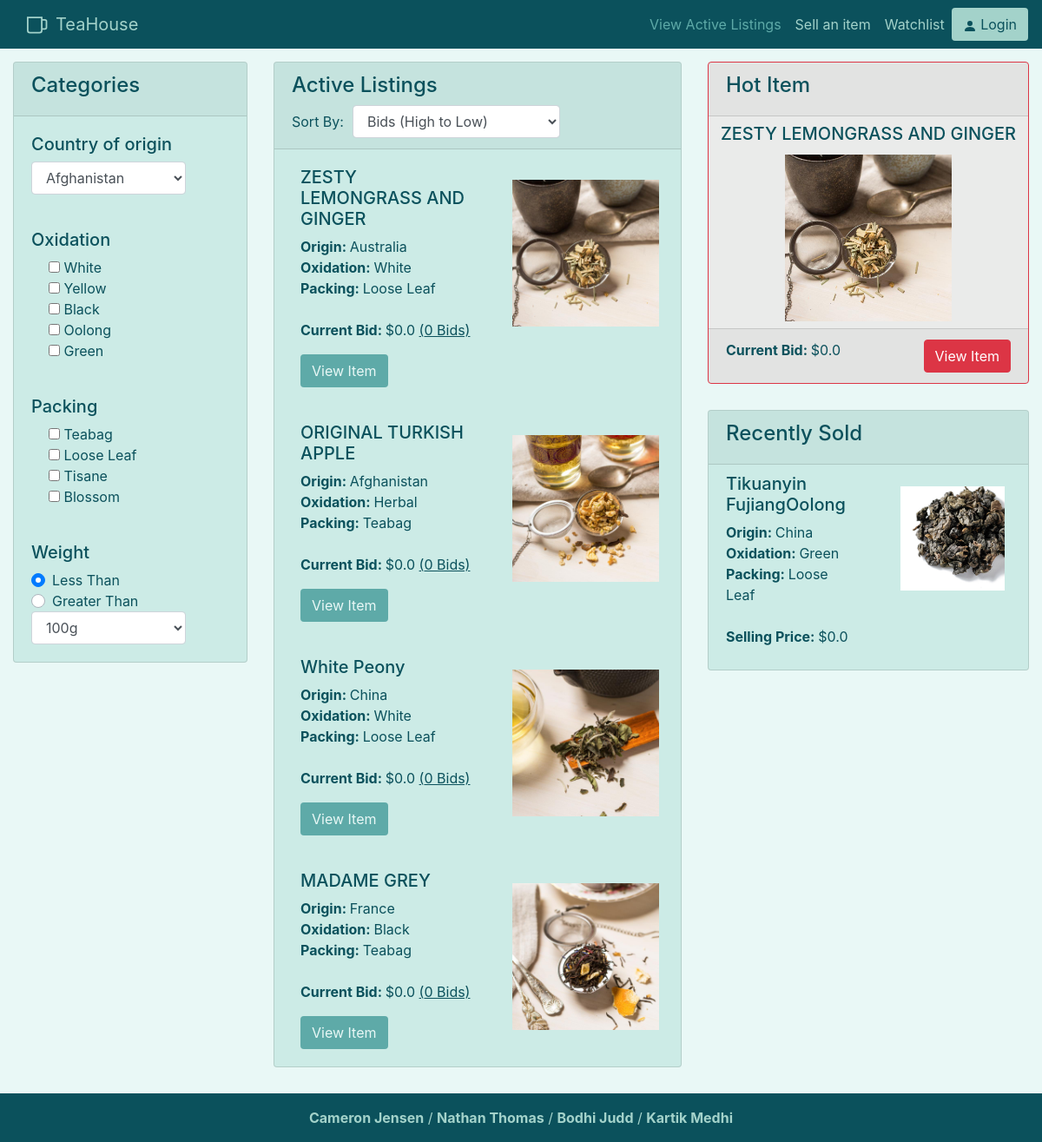
The page / on the database its author committed.
### auction/models.py (models this page shows)
class auctionListing(db.Model):
    __tablename__ = 'auctionListing'
    __table_args__ = {'extend_existing': True}
    id = db.Column(db.Integer, primary_key=True)
    user_id = db.Column(db.Integer, db.ForeignKey('users.id'), nullable=False)
    start_time = db.Column(db.DateTime, default=datetime.now(), nullable=False)
    end_time = db.Column(db.DateTime, nullable=False)
    starting_bid = db.Column(db.Float, nullable=False) #make 0 minimum
    current_bid = db.Column(db.Float, nullable=False) #same as above
    photos_url = db.Column(db.String())
    description = db.Column(db.String(255))
    weight = db.Column(db.Float, nullable=False)
    title = db.Column(db.String(100), nullable=False)
    tea_name = db.Column(db.String(60), nullable=False)
    origin_country = db.Column(db.String(60), nullable=False)
    oxidation = db.Column(db.String(60), nullable=False)
    packing = db.Column(db.String(60), nullable=False)
    bid_status = db.Column(db.Integer, nullable=False)
    highest_bid = db.Column(db.Float, nullable=False)
    total_bids = db.Column(db.Integer, nullable=False)

### auction/views.py (the view)
@bp.route('/')
def index():
    auctionItems = auctionListing.query.filter_by(bid_status = 1).order_by(desc(auctionListing.start_time))
    hotItem = auctionItems.order_by(desc(auctionListing.total_bids)).first()
    recentlySold = auctionListing.query.filter_by(bid_status = 0).order_by(desc(auctionListing.end_time)).first()
    return render_template('index.html', items = auctionItems, hotItem = hotItem, recentlySold = recentlySold)

### auction/templates/index.html (shortened to what this page needs)
{% extends 'base.html' %}
{% block content %}
    <div style="margin:auto;padding-top:15px" class="row">
        <div class="col-lg-3">
            <div class="card">
                <div class="card-header">
                    <h4>Categories</h4>
                </div>
                <div id="categories" class="row">
                    <div class="col-lg-10">
                        <article class="card-group-item">
                            <div class="card-body">
                                <h5>Country of origin</h5>
                                <select id="originInput" name="originInput" class="form-control">
                                    <option value="1">Afghanistan</option>
                                </select>
                            </div>
                        </article>
                    </div>
                    <div class="col-lg-10">
                        <article class="card-group-item">
                            <div class="card-body">
                                <h5>Oxidation</h5>
                                <div class="formCheck">
                                    <input type="checkbox" id="WhiteFilter">
                                    <label class="form-check-label" for="WhiteFilter">White</label>
                                </div>
                                <div class="formCheck">
                                    <input type="checkbox" id="YellowFilter">
                                    <label class="form-check-label" for="YellowFilter">Yellow</label>
                                </div>
                                <div class="formCheck">
                                    <input type="checkbox" id="BlackFilter">
                                    <label class="form-check-label" for="BlackFilter">Black</label>
                                </div>
                                <div class="formCheck">
                                    <input type="checkbox" id="OolongFilter">
                                    <label class="form-check-label" for="OolongFilter">Oolong</label>
                                </div>
                                <div class="formCheck">
                                    <input type="checkbox" id="GreenFilter">
                                    <label class="form-check-label" for="GreenFilter">Green</label>
                                </div>
                            </div>
                        </article>
                    </div>
                    <div class="col-lg-10">
                        <article class="card-group-item">
                            <div class="card-body">
                                <h5>Packing</h5>
                                <div class="formCheck">
                                    <input type="checkbox" id="bagFilter">
                                    <label class="form-check-label" for="bagFilter">Teabag</label>
                                </div>
                                <div class="formCheck">
                                    <input type="checkbox" id="looseFilter">
                                    <label class="form-check-label" for="looseFilter">Loose Leaf</label>
                                </div>
                                <div class="formCheck">
                                    <input type="checkbox" id="TisaneFilter">
                                    <label class="form-check-label" for="TisaneFilter">Tisane</label>
                                </div>
                                <div class="formCheck">
                                    <input type="checkbox" id="BlossomFilter">
                                    <label class="form-check-label" for="BlossomFilter">Blossom</label>
                                </div>
                            </div>
                        </article>
                    </div>
                    <div class="col-lg-10">
                        <article class="card-group-item">
                            <div class="card-body">
                                <h5>Weight</h5>
                                <div class="custom-control custom-radio">
                                    <label class="custom-control-label" for="customRadio1">Less Than</label>
                                </div>
                                <div class="custom-control custom-radio">
                                    <label class="custom-control-label" for="customRadio2">Greater Than</label>
                                </div>
                                <select class="form-control">
                                    <option>100g</option>
                                </select>
                            </div>
                        </article>
                    </div>
                </div>
            </div>
            <div style="height: 30px;"></div>
        </div>
        <div class="col-lg-5">
            <div class="listing card">
                <div class="card-header">
                    <h4>Active Listings </h4>
                    <form class="form-inline">
                        <label style="padding-right:10px;" for="sortBy">Sort By:</label>
                        <select style="width: auto" id="sortBy" name="sortBy" class="form-control">
                            <option value="1">Bids (High to Low)</option>
                        </select>
                    </form>
                </div>
                {% for item in items %}
                <div class="card-block listed-item">
                    <div class="row">
                        <div class="col">
                            <h5>{{item.title}}</h5>
                            <p><strong>Origin: </strong>{{item.origin_country}}<br>
                                <strong>Oxidation: </strong>{{item.oxidation}}<br>
                                <strong>Packing: </strong>{{item.packing}}<br><br>
                                <strong>Current Bid: </strong>${{item.current_bid}} <u>({{item.total_bids}} Bids)</u>
                            </p>
                            <a href="/tea/{{item.id}}" class="btn btn-default item-btn">View Item</a>
                        </div>
                        <div class="col">
                            <img class="product-img" src="{{item.photos_url}}">
                        </div>
                    </div>
                </div>
                {% endfor %}
            </div>
            <div style="height: 30px;"></div>
        </div>
        <div class="col-sm">
            <div class="hot card border-danger">
                <div class="card-header">
                    <h4>Hot Item</h4>
                </div>
                <h5 class="hot-title card-title">{{hotItem.title}}</h5>
                <img src="{{hotItem.photos_url}}" class="card-img-bottom" alt="{{hotItem.title}}">
                <div class="card-footer">
                    <span><b>Current Bid: </b>${{hotItem.current_bid}} </span><a href="/tea/{{hotItem.id}}" class="hotbtn btn btn-danger">View Item</a>
                </div>
            </div>
            <div style="height: 30px;"></div>
            <div class="recent card">
                <div class="card-header">
                    <h4>Recently Sold</h4>
                </div>
                <div class="card-block recent-item">
                    <div class="row">
                        <div class="col-6">
                            <h5>{{recentlySold.title}}</h5>
                            <p><strong>Origin: </strong>{{recentlySold.origin_country}}<br>
                                <strong>Oxidation: </strong>{{recentlySold.oxidation}}<br>
                                <strong>Packing: </strong>{{recentlySold.packing}}<br><br>
                                <strong>Selling Price: </strong>${{recentlySold.current_bid}}
                            </p>
                        </div>
                        <div class="col">
                            <img class="product-img recent-img" src="{{recentlySold.photos_url}}">
                        </div>
                    </div>
                </div>
            </div>
        </div>
    </div>
{% endblock %}

### auction/templates/base.html (shortened to what this page needs)
<!doctype html>
<html lang="en">
<head>
    <link rel="stylesheet" href="https://stackpath.bootstrapcdn.com/bootstrap/4.5.2/css/bootstrap.min.css"
>
    <link rel="stylesheet" href="{{ url_for('static', filename='css/style.css') }}">
</head>
<body>
    <nav class="navbar sticky-top navbar-expand-lg navbar-custom">
        <img src="/static/image/teacup.svg">
        <a class="navbar-brand" href="/">TeaHouse</a>
        <div class="collapse navbar-collapse" id="navbarSupportedContent">
            <ul class="navbar-nav ml-auto">
                <li class="nav-item active">
                    <a class="nav-link" href="/">View Active Listings<span class="sr-only">(current)</span></a>
                </li>
                <li class="nav-item">
                    <a class="nav-link" href="/tea/sell">Sell an item</a>
                </li>
                <li class="nav-item">
                    <a class="nav-link" href="/watchlist">Watchlist</a>
                </li>
            {% if current_user.is_authenticated %}
                <li class="nav-item">
                    <a class="nav-link" href="/profile">Profile</a>
                </li>
            </ul>
            <a href="/logout" class="btn btn-default"><span><svg width="1em" height="1em" viewBox="0 0 16 16"
                class="bi bi-person-fill" fill="var(--dark)" xmlns="http://www.w3.org/2000/svg">
                <path fill-rule="evenodd"
                    d="M3 14s-1 0-1-1 1-4 6-4 6 3 6 4-1 1-1 1H3zm5-6a3 3 0 1 0 0-6 3 3 0 0 0 0 6z" />
            </svg></span> Logout
            {% else %}
            </ul>
            <a href="/login" class="btn btn-default"><span><svg width="1em" height="1em" viewBox="0 0 16 16"
                class="bi bi-person-fill" fill="var(--dark)" xmlns="http://www.w3.org/2000/svg">
                <path fill-rule="evenodd"
                    d="M3 14s-1 0-1-1 1-4 6-4 6 3 6 4-1 1-1 1H3zm5-6a3 3 0 1 0 0-6 3 3 0 0 0 0 6z" />
            </svg></span> Login
            {% endif %}
            </a>
        </div>
    </nav>
    {% block content %}
    {% endblock %}
    <footer class="footer">
        <div class="footbar text-center py-3"><b>Cameron Jensen</b> / <b>Nathan Thomas</b> / <b>Bodhi Judd</b> / <b>Kartik Medhi</b>
        </div>
    </footer>
</body>
</html>

### auction/static/css/style.css (style rules this page uses)
:root { --main: #5eaaa8; --light: #a3d2ca; --cardcol: #ccebe6; --dark: #0b515c; --darker: #03323a; --beige: #e8ded2; --lighter: #e9f8f6; }
body { background-color: var(--lighter); }
.btn-default { background-color: var(--light); color: var(--dark); }
.item-btn { background-color: var(--main) !important; color: var(--lighter) !important; }
.navbar-custom { background-color: var(--dark); }
.navbar-custom .navbar-brand, .navbar-custom .navbar-text ,.nav-link { color: var(--light); }
.navbar-custom .nav-item.active .nav-link, .navbar-custom .nav-item:hover .nav-link { color: var(--main); }
.formCheck { padding-left: 20px; }
.card { background-color: var(--cardcol); color: var(--dark); }
.card-img-bottom { height: 200px; object-fit: contain; padding-bottom: 8px }
.product-img { max-height:200px; max-width:100%; min-height: 91px; height:auto; width:auto; display: block; margin: auto; object-fit: cover; padding: 15px;; }
.recent-img { max-height:150px; }
.listed-item { padding: 20px 10px 20px 30px; min-height: 240px; }
.recent-item { padding: 10px 10px 10px 20px; min-height: 170px; }
.hot { background-color: rgba(253, 0, 0, 0.05); }
.hot-title { text-align: center; padding-top: 8px }
.hotbtn { float: right; }
.footbar { background-color: var(--dark); color: var(--light); }
p,h3 { color: var(--dark) }

### rows shown on the page
auctionListing: title "ZESTY LEMONGRASS AND GINGER", origin_country "Australia", oxidation "White", packing "Loose Leaf", current_bid "0.0", total_bids "0", photos_url (picture)
auctionListing: title "ORIGINAL TURKISH APPLE", origin_country "Afghanistan", oxidation "Herbal", packing "Teabag", current_bid "0.0", total_bids "0", photos_url (picture)
auctionListing: title "White Peony", origin_country "China", oxidation "White", packing "Loose Leaf", current_bid "0.0", total_bids "0", photos_url (picture)
auctionListing: title "MADAME GREY", origin_country "France", oxidation "Black", packing "Teabag", current_bid "0.0", total_bids "0", photos_url (picture)
auctionListing: title "Tikuanyin FujiangOolong", origin_country "China", oxidation "Green", packing "Loose Leaf", current_bid "0.0", photos_url (picture)
